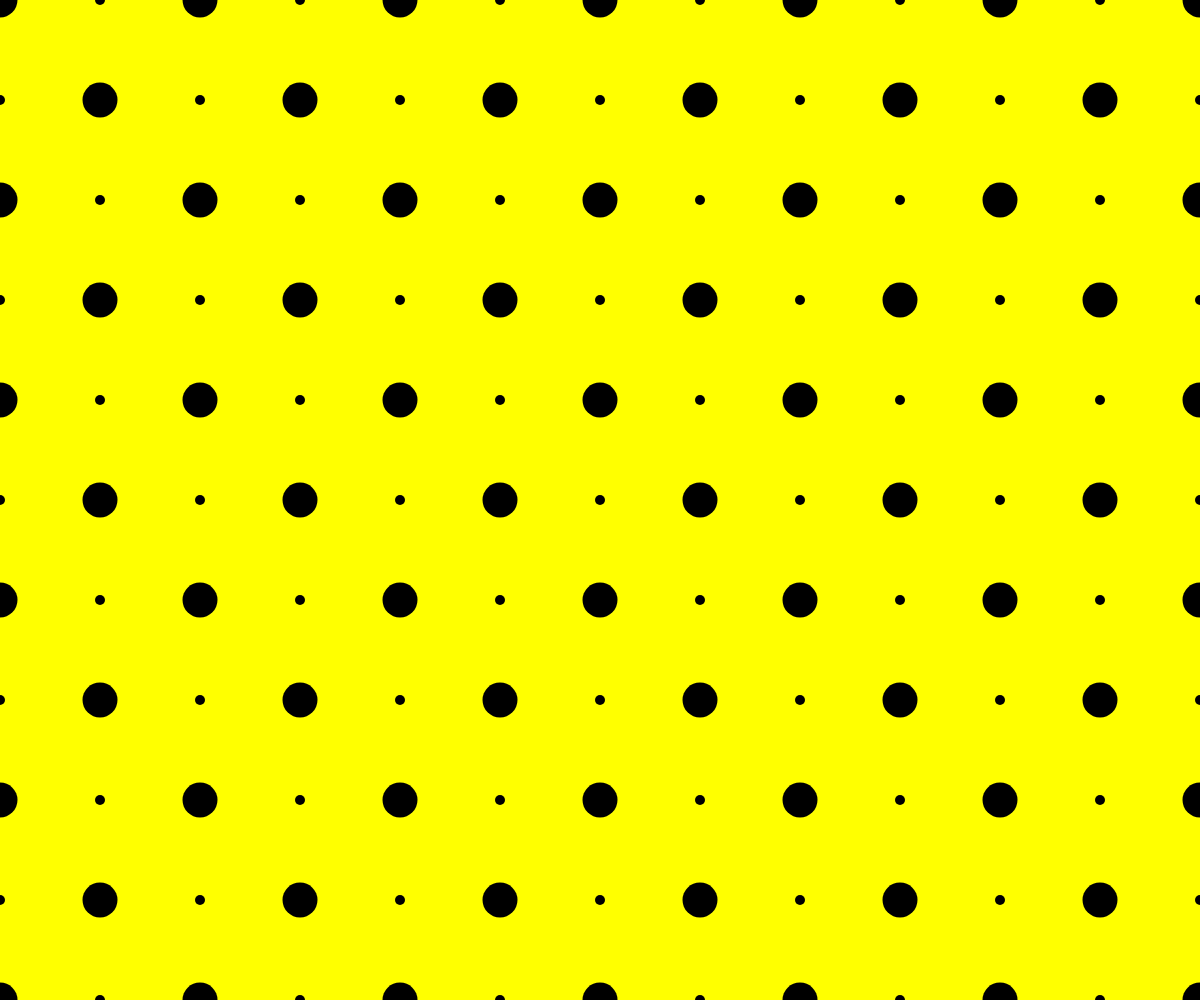
Frame 1 (no input)
Frame 60 (no input): identical to frame 1, image omitted
Frame 120 (the mouse pressed at the canvas centre since frame 60): identical to frame 1, image omitted

The p5.js sketch that drew this single still picture (run headless with seeded random() and noise() and a simulated clock; from frame 60 on, the mouse is pressed at the canvas centre):

// p5.js sketch
// ── sketch.js
let distance = 100; //set the distance between dots as distance
let bigDistance = 2 * distance; //because it is one big dots followed by one small dots... so the distance between big dots is double the distance between small dots
let smallDiameter = 10;
let bigDiameter = 35;
function setup() {
  createCanvas(windowWidth, windowHeight); 
}

function draw() {
  background(255, 255, 0);
  //small dots
  fill(0);
  strokeWeight(0);
  for (let xpos = 0; xpos <= width; xpos += distance) { //first, draw all dots as small circles which are "distance" apart from each other
    for (let ypos = 0; ypos <= height; ypos += distance) { 
      ellipse(xpos, ypos, smallDiameter, smallDiameter);
    }
  }
  //big dots group1
  for (let xpos = 0; xpos <= width; xpos += bigDistance) { //then, start to draw big dots. Because big dots appear above every other small dots, so the distance between big dots is double the distance of small dots
    for (let ypos = 0; ypos <= height; ypos += bigDistance) { //for the first group, start at point (0, 0)
      ellipse(xpos, ypos, bigDiameter, bigDiameter);
    }
  }
  //big dots group2
  for (let xpos = distance; xpos <= width; xpos += bigDistance) { //for the second group, start at point (distance, distance)
    for (let ypos = distance; ypos <= height; ypos += bigDistance) {
      ellipse(xpos, ypos, bigDiameter, bigDiameter);
    }
  }
}
